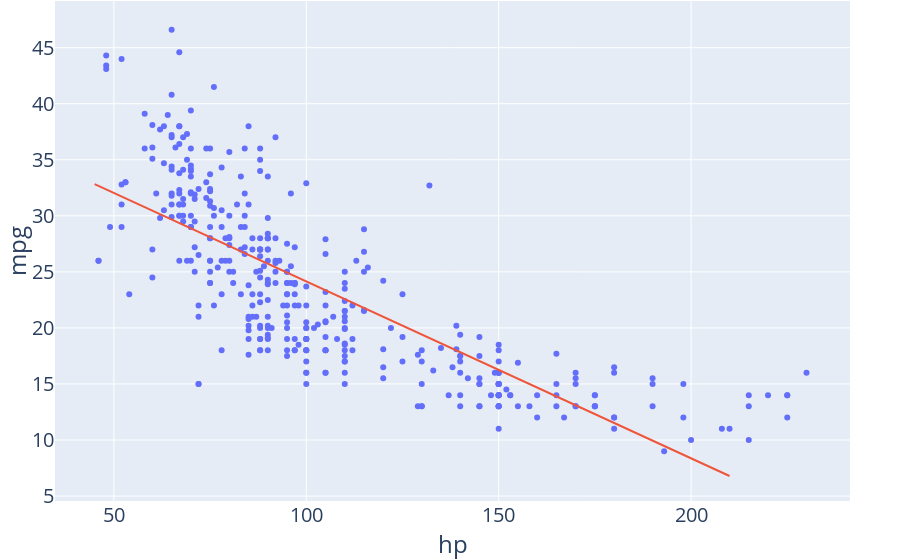

The cell this chart's notebook holds for it:
### Markdown cell above
The degree 1 model is a straight line.

### Code cell
fig = plot_degree_k_model(vehicle_data, 1)
fig.show()
